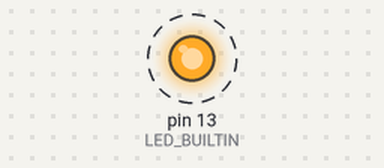
The sketch below on a simulated Arduino Uno, built with avr-gcc and run on an emulated ATmega328P. Parts: output pins drawn as LEDs (lit = HIGH). Dashed ring = blinking.

Above: at 0.12 s.
Timing chart, 0 to 3.0 s (numbered marks = the images above):
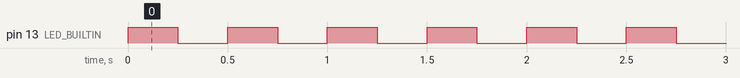

The sketch:

blink.ino
```cpp
#include <Arduino.h>

void setup() {
	pinMode(LED_BUILTIN, OUTPUT);
}

void loop() {
	int wait = 250;
	digitalWrite(LED_BUILTIN, HIGH);
	delay(wait);
	digitalWrite(LED_BUILTIN, LOW);
	delay(wait);
}
```

Measured:
- by itself, pin 13 (LED_BUILTIN): alternates HIGH for 0.25 s and LOW for 0.25 s
